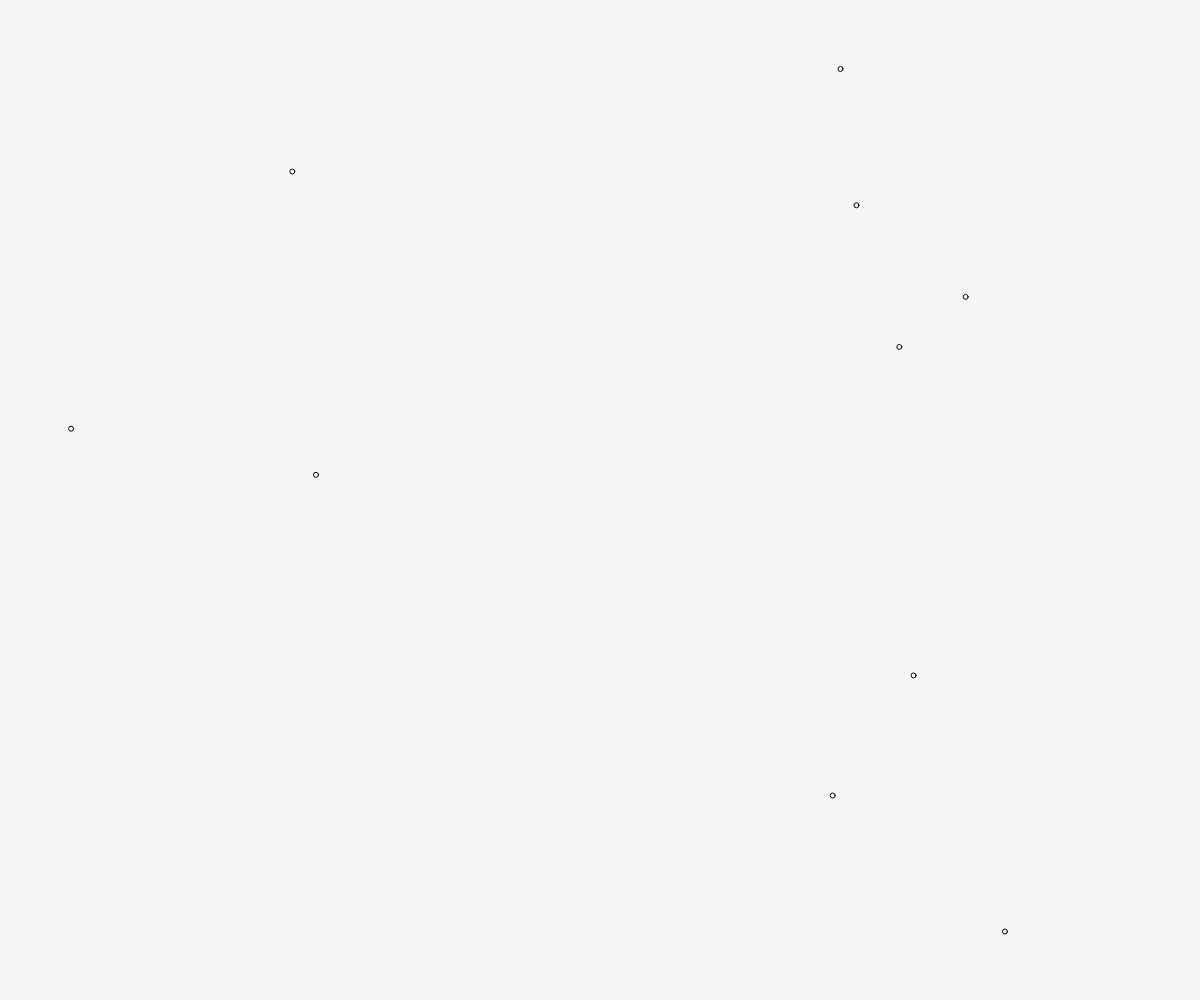
Frame 1 (no input)
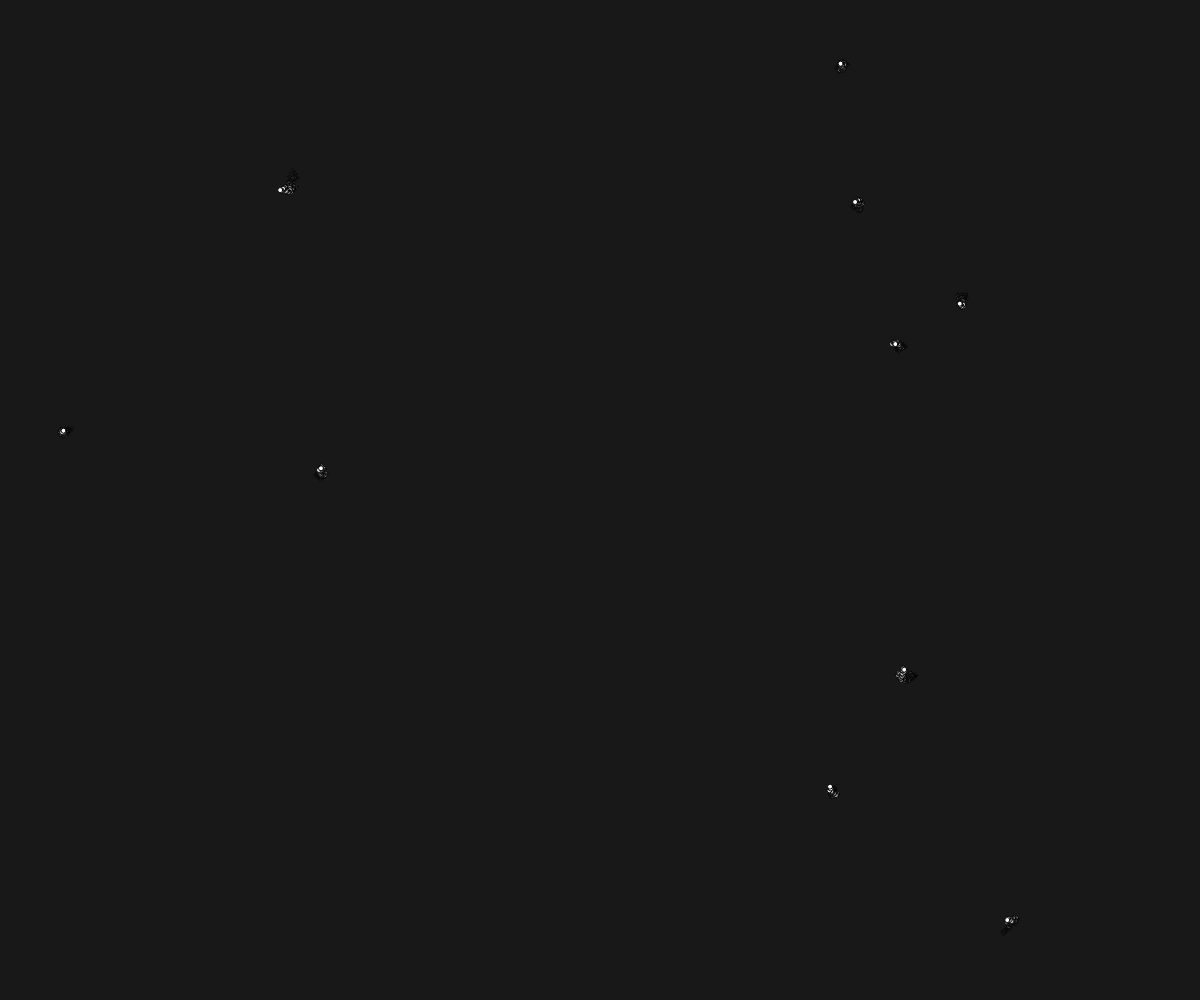
Frame 60 (no input)
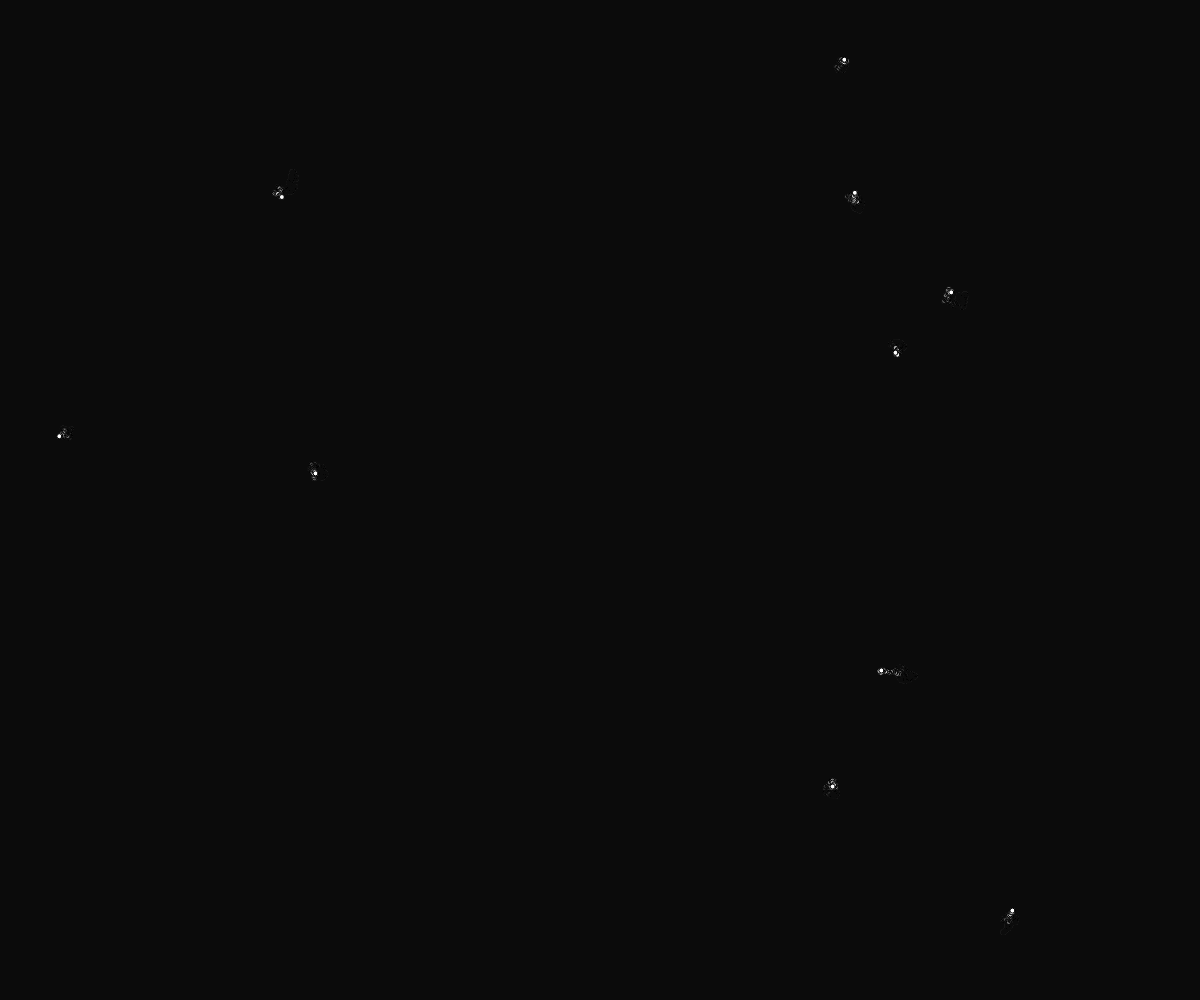
Frame 120 (the mouse pressed at the canvas centre since frame 60)

The p5.js sketch that drew these frames (run headless with seeded random() and noise() and a simulated clock; from frame 60 on, the mouse is pressed at the canvas centre):

// p5.js sketch
// ── sketch.js
let popu = [];
function setup() { createCanvas(windowWidth, windowHeight); for(let i=0; i<10; i++) popu.push({x: random(width), y: random(height)}); }
function draw() {
  background(0, 10);
  for(let p of popu) {
    p.x += random(-2, 2); p.y += random(-2, 2);
    fill(255); circle(p.x, p.y, 5);
  }
}
function windowResized() { resizeCanvas(windowWidth, windowHeight); background(0); }
